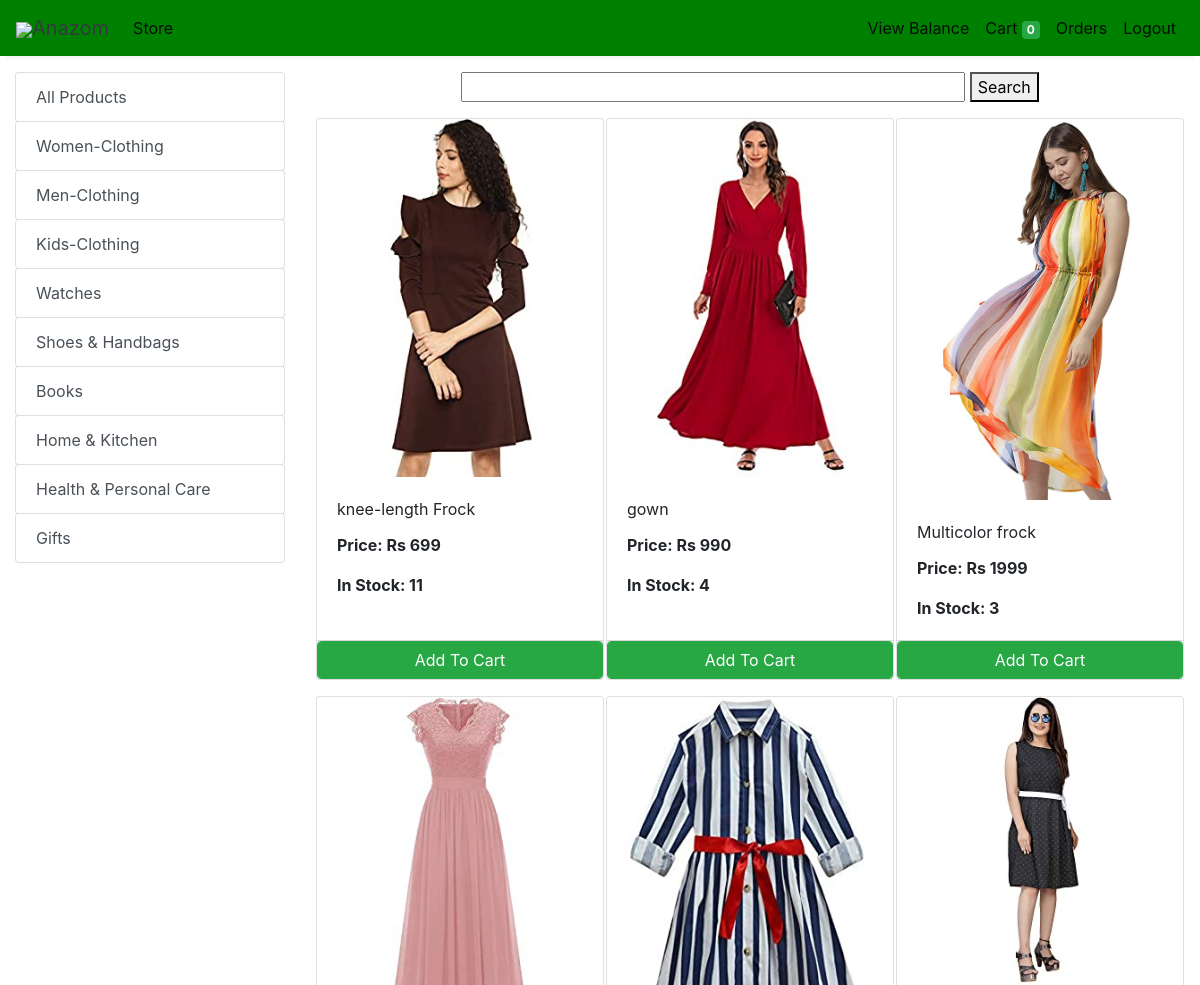
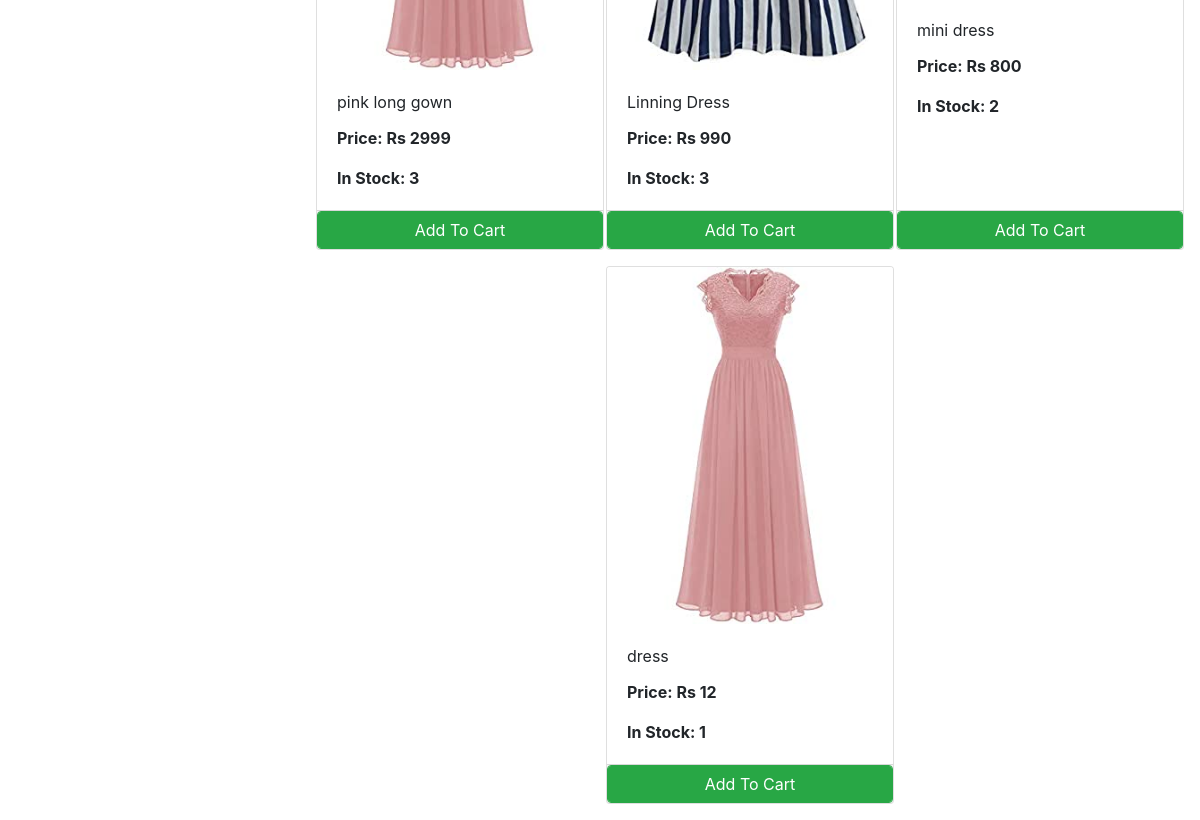
The app's page /store?category=22 (signed in), older data (2 pictures, top to bottom).
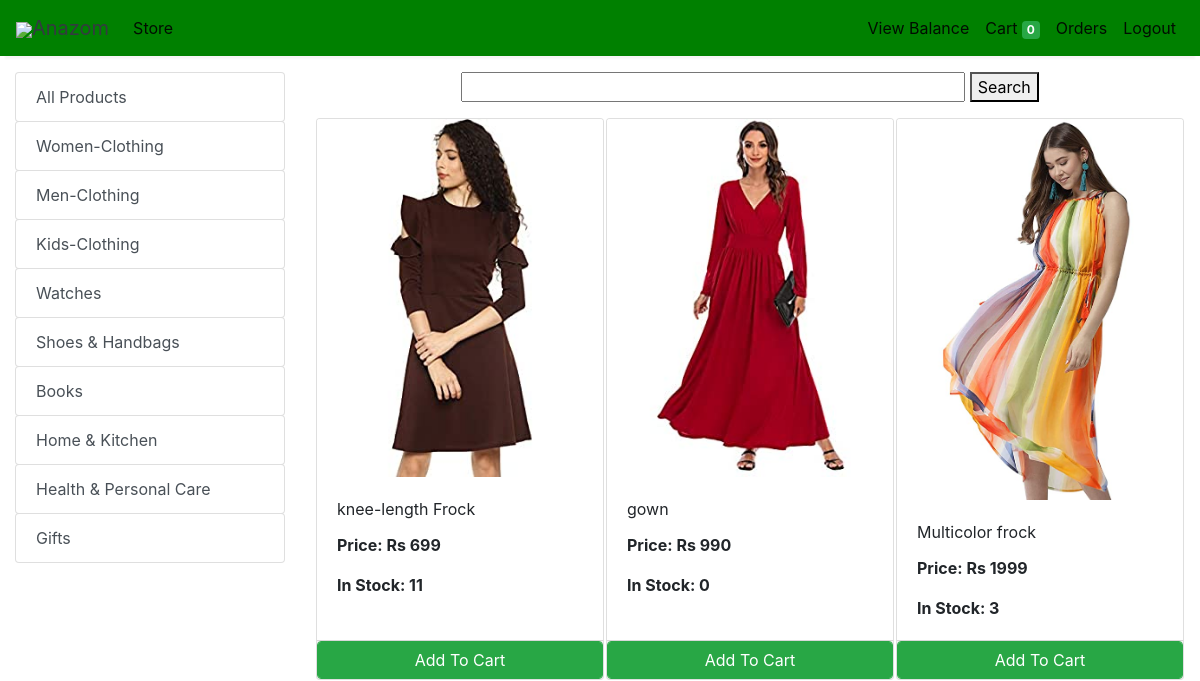
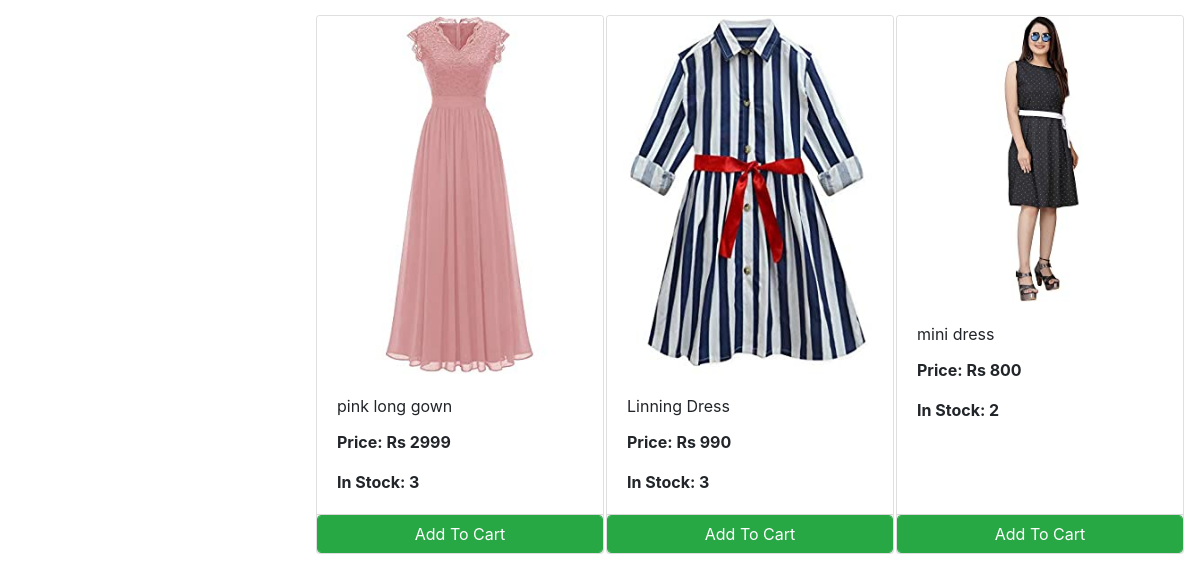
The same page, newer data (2 pictures, top to bottom).
### store/models/category.py (models this page shows, shortened)
class Category(models.Model):
    name= models.CharField(max_length=50)
    @staticmethod
    def get_all_categories():
        return Category.objects.all()

### store/models/product.py (models this page shows, shortened)
class Products(models.Model):
    name = models.CharField(max_length=60)
    price= models.IntegerField(default=0)
    category= models.ForeignKey(Category,on_delete=models.CASCADE,default=1 )
    description= models.CharField(max_length=250, default='', blank=True, null= True)
    image= models.ImageField(upload_to='uploads/products/')
    seller = models.EmailField()
    quantity = models.IntegerField(default=0)
    @staticmethod
    def get_all_products_by_categoryid(category_id):
        if category_id:
            return Products.objects.filter (category=category_id)
        else:
            return Products.get_all_products();

### store/views/home.py (the view)
# urls.py: path('' , include('store.urls'))
@cache_control(no_cache=True, must_revalidate=True, no_store=True)
def store(request):
    if (request.session.get('customer')):
        cart = request.session.get('cart')
        if not cart:
            request.session['cart'] = {}
        products = None
        categories = Category.get_all_categories()
        categoryID = request.GET.get('category')
        if categoryID:
            products = Products.get_all_products_by_categoryid(categoryID)
        else:
            products = Products.get_all_products();
        data = {}
        data['products'] = products
        data['categories'] = categories
        print('you are : ', request.session.get('email'))
        return render(request, 'index.html', data)
    else:
        return redirect('login')

### store/templatetags/cart.py (called while the page is built)
@register.filter (name='is_in_cart')
def is_in_cart(product, cart):
    keys = cart.keys ()
    for id in keys:
        if int (id) == product.id:
            return True
    return False;

### store/templatetags/custom_filter.py (called while the page is built)
@register.filter(name='currency')
def currency(number):
    return "Rs "+str(number)

### store/templates/index.html (shortened to what this page needs)
{% extends 'base.html' %}
{% block content %}
{% load cart %}
{% load custom_filter %}
<div class="container-fluid mt-3">
	<div class="row">
		<div class="col-lg-3 mx-auto">
			<div class="list-group">
				<a href="/store" class="list-group-item list-group-item-action btn btn-outline-success">All Products</a>
				{% for category in categories %}
				<a href="/store?category={{category.id}}"
					class="list-group-item list-group-item-action btn btn-outline-success ">{{category.name}}</a>
				{% endfor %}
			</div>
		</div>
		<div id='products' class="col-lg-9 mx-auto">
			<form action="/find" method="POST">
				<div class="text-center col">
					<input type="text" name="item"
					 id="" placeholder="" style="width:60%">
					<button type="submit">Search</button>
				</div>
			</form>
			<div class="row mx-auto">
				{% for product in products %}
				<div class="card mx-auto mb-3" id={{product.id}} style="width: 18rem;">
					<img class="card-img-top" src="{{product.image.url}}" alt="Card image cap">
					<div class="card-body">
						<p class="card-title">{{product.name}}</p>
						<p class="card-text"><b>Price: {{product.price|currency}}</b></p>
						<p class="card-text"><b>In Stock: {{product.quantity}}</b></p>
					</div>
					<div class="card-footer p-0 no-gutters">
						{% if product|is_in_cart:request.session.cart %}
						<div class="row no-gutters">
							<form action="/#{{product.id}}" class="col-2 " method="post">
								{% csrf_token %}
								<input hidden type="text" name='product' value='{{product.id}}'>
								<input hidden type="text" name='remove' value='True'>
								<input type="submit" value=" - " class="btn btn-block btn-success border-right">
							</form>
							<div class="text-center col btn btn-success">{{product|cart_quantity:request.session.cart}} in Cart</div>
							<form action="/#{{product.id}}" class="col-2 " method="post">
								{% csrf_token %}
								<input hidden type="text" name='product' value='{{product.id}}'>
								<input type="submit" value=" + " class="btn btn-block btn-success border-left">
							</form>
						</div>
						{% else %}
						<form action="/#{{product.id}}" method="POST" class="btn-block">
							<input type="submit" class="float-right btn btn-success form-control"
								value="Add To Cart">
						</form>
						{% endif %}
					</div>
				</div>
				{% endfor %}
			</div>
		</div>
	</div>
</div>
{% endblock %}

Row changes from the older to the newer data that the page shows:
removed Products: image (picture), name "dress", price "Rs 12", quantity "1"
changed Products "gown": quantity "4" → "0"
